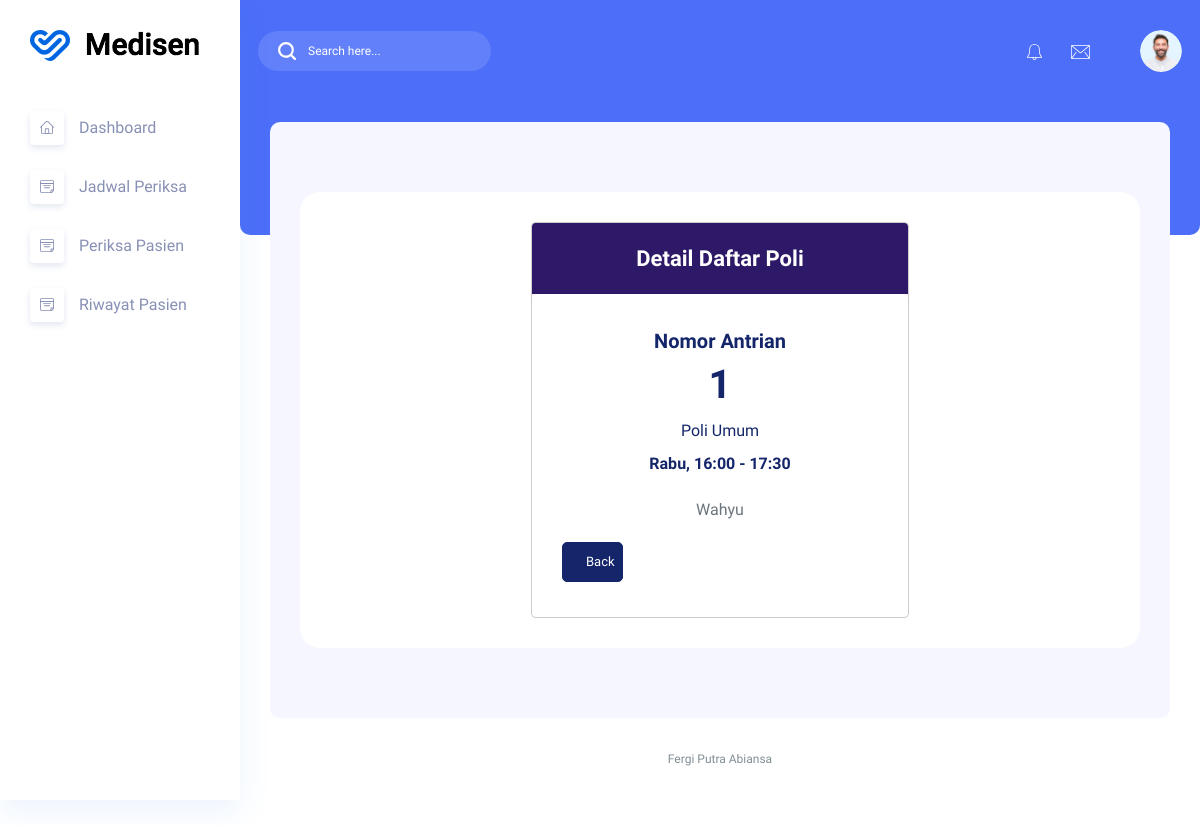
The app's page /pasien/detail_daftarpoli.php?id=2 (signed in) with its own data.
### tables this page shows
CREATE TABLE `daftar_poli` (
  `id` int(11) UNSIGNED NOT NULL,
  `id_pasien` int(11) UNSIGNED NOT NULL,
  `id_jadwal` int(11) UNSIGNED NOT NULL,
  `keluhan` text NOT NULL,
  `no_antrian` int(11) UNSIGNED NOT NULL,
  `status_periksa` varchar(255) DEFAULT NULL
);

CREATE TABLE `poli` (
  `id` int(11) UNSIGNED NOT NULL,
  `nama_poli` varchar(25) NOT NULL,
  `keterangan` text NOT NULL
);

CREATE TABLE `jadwal_periksa` (
  `id` int(11) UNSIGNED NOT NULL,
  `id_dokter` int(11) UNSIGNED NOT NULL,
  `hari` enum('Senin','Selasa','Rabu','Kamis','Jumat','Sabtu') NOT NULL,
  `jam_mulai` time NOT NULL,
  `jam_selesai` time NOT NULL,
  `status` tinyint(1) NOT NULL
);

CREATE TABLE `dokter` (
  `id` int(11) UNSIGNED NOT NULL,
  `nama` varchar(255) NOT NULL,
  `password` varchar(255) DEFAULT NULL,
  `alamat` varchar(255) NOT NULL,
  `no_hp` varchar(50) NOT NULL,
  `id_poli` int(11) UNSIGNED NOT NULL
);

### pasien/detail_daftarpoli.php (the view, shortened to what this page needs)
<?php
include '../koneksi.php';
$id = $_GET['id'];
$getDetail = mysqli_query($mysqli, "SELECT daftar_poli.id as idDaftarPoli,
    poli.nama_poli, dokter.nama, jadwal_periksa.hari, DATE_FORMAT(jadwal_periksa.jam_mulai,
    '%H:%i') as jamMulai, DATE_FORMAT(jadwal_periksa.jam_selesai, '%H:%i') as jamSelesai,
    daftar_poli.no_antrian FROM daftar_poli JOIN jadwal_periksa ON daftar_poli.id_jadwal
    = jadwal_periksa.id JOIN dokter ON jadwal_periksa.id_dokter = dokter.id
    JOIN poli ON dokter.id_poli = poli.id WHERE daftar_poli.id = '$id'");
$data = mysqli_fetch_assoc($getDetail);
?>
<!DOCTYPE html>
<html lang="zxx">
<head>
    <link rel="stylesheet" href="../assets/css/bootstrap1.min.css" />
    <link rel="stylesheet" href="../assets/vendors/themefy_icon/themify-icons.css" />
    <link rel="stylesheet" href="../assets/vendors/font_awesome/css/all.min.css" />
    <link rel="stylesheet" href="../assets/vendors/scroll/scrollable.css" />
    <link rel="stylesheet" href="../assets/css/metisMenu.css">
    <link rel="stylesheet" href="../assets/css/style1.css" />
    <link rel="stylesheet" href="../assets/css/colors/default.css" id="colorSkinCSS">
</head>
<body class="crm_body_bg">
    <?php include '../components/sidebar.php'; ?>
    <section class="main_content dashboard_part large_header_bg">
        <?php include '../components/navbar.php'; ?>
        <div class="main_content_iner ">
            <div class="container-fluid p-0">
                <div class="row justify-content-center">
                    <div class="col-12">
                    </div>
                    <div class="col-lg-12">
                        <div class="white_box mb_30">
                            <div class="row justify-content-center">
                                <div class="col-lg-6">
                                    <div class="modal-content cs_modal">
                                        <div class="modal-header justify-content-center theme_bg_1">
                                            <h5 class="modal-title text_white">Detail Daftar Poli</h5>
                                        </div>
                                        <div class="modal-body">
                                            <h4 class="text-center">Nomor Antrian</h4>
                                            <h1 class="text-center"><?php echo $data['no_antrian'] ?></h1>
                                            <h5 class="text-center"><?php echo $data['nama_poli'] ?></h5>
                                            <h6 class="text-center"><?php echo $data['hari'] ?>, <?php echo $data['jamMulai'] ?> - <?php echo $data['jamSelesai'] ?></h6>
                                            <p class="text-center text-muted"><?php echo $data['nama'] ?></p>
                                            <div class="row">
                                                <div class="col-md-3">
                                                    <a href="daftar_poli.php" class="btn btn_1 btn-block">Back</a>
                                                </div>
                                            </div>
                                        </div>
                                    </div>
                                </div>
                            </div>
                        </div>
                    </div>
                </div>
            </div>
        </div>
        <div class="footer_part">
            <div class="container-fluid">
                <div class="row">
                    <div class="col-lg-12">
                        <div class="footer_iner text-center">
                            <p> Fergi Putra Abiansa </p>
                        </div>
                    </div>
                </div>
            </div>
        </div>
    </section>
</body>
</html>

### records on screen
daftar_poli: no_antrian "1", poli.nama_poli "Poli Umum", id_jadwal.hari "Rabu", dokter.nama "Wahyu"

### other values on screen
$data['jamMulai'] "16:00"
$data['jamSelesai'] "17:30"
